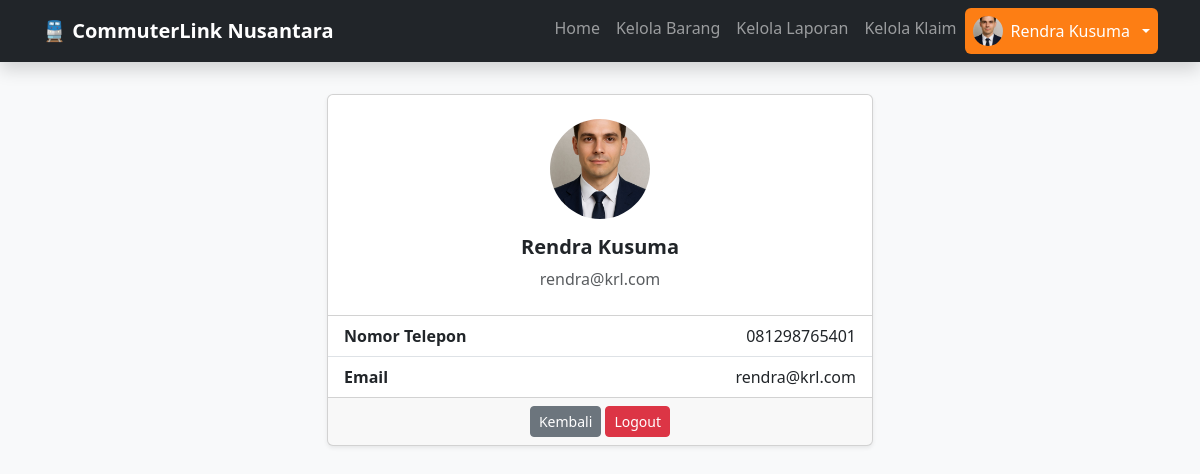
The app's page /commuter/profil_petugas.php (signed in) with its own data.
### tables this page shows
CREATE TABLE `petugas` (
  `id_petugas` INT(11) NOT NULL AUTO_INCREMENT,
  `nama_petugas` VARCHAR(100) NOT NULL,
  `email` VARCHAR(100) NOT NULL,
  `password` VARCHAR(255) NOT NULL,
  `nomor_telepon` VARCHAR(20) NOT NULL,
  `image` TEXT,
  PRIMARY KEY (`id_petugas`),
  UNIQUE KEY `email_petugas` (`email`)
);

### commuter/profil_petugas.php (the view, shortened to what this page needs)
<?php
include 'connection.php';
$id   = $_SESSION['id_petugas'];
$nama = $_SESSION['nama_petugas'] ?? 'Petugas';
$image = $_SESSION['image_petugas'] ?? '';
$q_profil = mysqli_query($con, "SELECT * FROM petugas WHERE id_petugas = $id");
$profil   = mysqli_fetch_assoc($q_profil);
?>
<!DOCTYPE html>
<html lang="id">
<head>
    <link rel="stylesheet" href="bootstrap/css/bootstrap.min.css">
</head>
<body>
    <nav class="navbar navbar-expand-lg navbar-dark bg-dark fixed-top shadow">
        <div class="container">
            <a class="navbar-brand fw-bold" href="petugas.php">
                🚆 CommuterLink Nusantara
            </a>
            <div class="collapse navbar-collapse" id="navbarNav">
                <ul class="navbar-nav ms-auto nav-pills">
                    <li class="nav-item">
                        <a class="nav-link" href="petugas.php">Home</a>
                    </li>
                    <li class="nav-item">
                        <a class="nav-link" href="kelola_barang.php">Kelola Barang</a>
                    </li>
                    <li class="nav-item">
                        <a class="nav-link" href="kelola_laporan.php">Kelola Laporan</a>
                    </li>
                    <li class="nav-item">
                        <a class="nav-link" href="kelola_klaim.php">Kelola Klaim</a>
                    </li>
                    <li class="nav-item dropdown">
                        <a class="nav-link dropdown-toggle d-flex align-items-center gap-2 active"
                           href="#" role="button" data-bs-toggle="dropdown">
                                <img src="<?= $image ? 'image/' . $image : 'icon/user.ico' ?>"
                                    alt="Profile"
                                    class="profile-img rounded-circle"
                                    onerror="this.src='icon/user.ico'">
                            <?= $nama ?>
                        </a>
                    </li>
                </ul>
            </div>
        </div>
    </nav>
    <div class="container py-4">
        <div class="row justify-content-center">
            <div class="col-md-6">
                <div class="card shadow-sm">
                    <div class="card-body text-center py-4">
                        <img src="image/<?= $profil['image'] ?>"
                             onerror="this.src='image/default.jpg'"
                             class="rounded-circle mb-3"
                             style="width:100px; height:100px; object-fit:cover;">
                        <h5 class="fw-bold"><?= $profil['nama_petugas'] ?></h5>
                        <p class="text-muted mb-0"><?= $profil['email'] ?></p>
                    </div>
                    <ul class="list-group list-group-flush">
                        <li class="list-group-item">
                            <strong>Nomor Telepon</strong>
                            <span class="float-end"><?= $profil['nomor_telepon'] ?></span>
                        </li>
                        <li class="list-group-item">
                            <strong>Email</strong>
                            <span class="float-end"><?= $profil['email'] ?></span>
                        </li>
                    </ul>
                    <div class="card-footer text-center">
                        <a href="petugas.php" class="btn btn-secondary btn-sm">Kembali</a>
                        <a href="logout.php" class="btn btn-danger btn-sm">Logout</a>
                    </div>
                </div>
            </div>
        </div>
    </div>
</body>
</html>

### commuter/profil_petugas.php (style rules this page uses)
body { padding-top: 70px; background-color: #f8f9fa; }
.nav-pills .nav-link.active { background-color: #fd7e14 !important; }
.profile-img { width: 30px; height: 30px; object-fit: cover; }

### records on screen
petugas: image (picture), nama_petugas "Rendra Kusuma", email "rendra@krl.com", nomor_telepon "081298765401"

### other values on screen
$nama "Rendra Kusuma"
